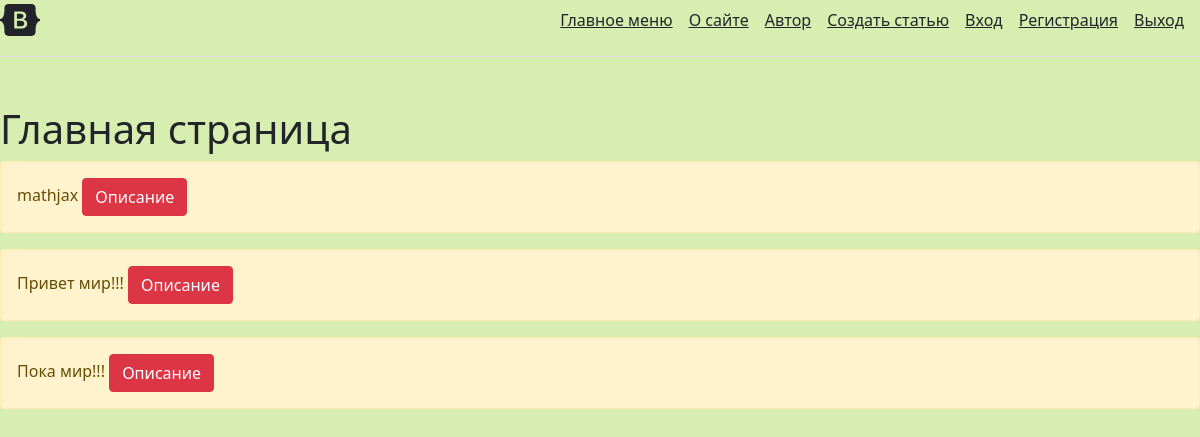
The page / on the database its author committed.
### main/models.py (models this page shows, shortened)
class Article(models.Model):
    title = models.CharField('название статьи', max_length=50)
    text = models.TextField('текст статьи')
    class Meta:
        verbose_name = 'Задача'
        verbose_name_plural = 'Задачи'

### main/views.py (the view)
# urls.py: path('', views.index, name='home'),
def index(request):
    tasks = Article.objects.all()
    return render(request, 'main/index.html', {'title': 'Главная страница сайта', 'tasks': tasks})

### main/templates/main/index.html (shortened to what this page needs)
{% extends 'base.html' %}
 {%block content %}
<h1>Главная страница</h1>
    {% if tasks %}
         {% for a in tasks %}
                <div class="alert alert-warning mt-2">
                   {{a.title}}
                     <a href="{%url 'detail' a.id %}" class="btn btn-danger">Описание</a>
                </div>
         {% endfor %}
   {% else %}
         Статьи не найдены =(
   {%endif%}
{% endblock %}

### main/templates/base.html (shortened to what this page needs)
<!doctype html>
<html lang="en">
<head>
    <link rel="stylesheet" href="https://cdn.jsdelivr.net/npm/bootstrap@4.0.0/dist/css/bootstrap.min.css">
     <link rel="stylesheet" href="https://cdn.jsdelivr.net/npm/bootstrap@5.1.3/dist/css/bootstrap.min.css">
</head>
<body>
 <div class="d-flex flex-column flex-md-row align-items-center pb-3 mb-4 border-bottom">
      <a href="/" class="d-flex align-items-center text-dark text-decoration-none">
      </a>
      <nav class="d-inline-flex mt-2 mt-md-0 ms-md-auto">
        <a class="me-3 py-2 text-dark " href="{% url 'home'%}">Главное меню</a>
           <a class="me-3 py-2 text-dark " href="{% url 'about'%}" >О сайте</a>
           <a class="me-3 py-2 text-dark " href="{% url 'author'%}" >Автор</a>
           <a class="me-3 py-2 text-dark " href="{% url 'create'%}" >Создать статью</a>
          <a class="me-3 py-2 text-dark " href="{% url 'login' %}" >Вход</a>
           <a class="me-3 py-2 text-dark " href="{% url 'signup'%}"  >Регистрация</a>
          <a class="me-3 py-2 text-dark " href="{% url 'logout' %} "  >Выход</a>
      </nav>
    </div>
          <dev class="container">
        </dev>
 {%block content %}Контент{% endblock %}
</body>
</html>

### main/templates/base.html (style rules this page uses)
body { background-color: #D7EEB0; }

### rows shown on the page
Article: title "mathjax"
Article: title "Привет мир!!!"
Article: title "Пока мир!!!"
